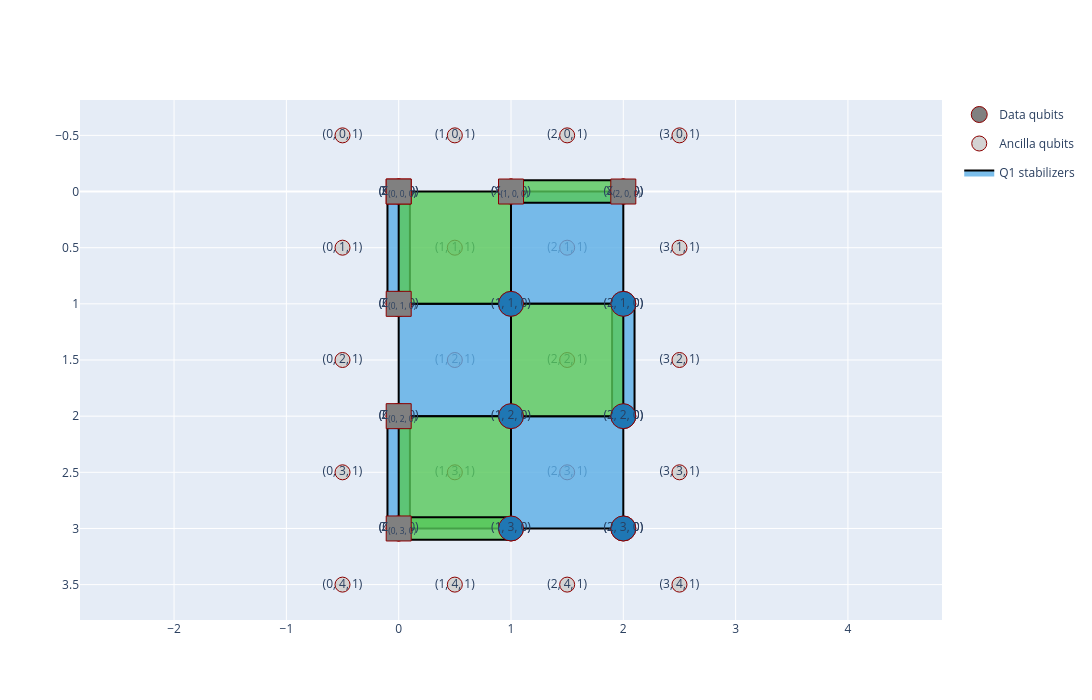

The notebook cell saved with this chart:
### Code cell
d = 3
starting_state = "-"

Q1 = RotSurfCode(
    id="Q1",
    dx=3,
    dz=4,
)
circ = SquareLattice(name="", rows=Q1.dz, cols=Q1.dx)
circ.add_logical_qubit(Q1)

qecplot = QECPlot(circ)
qecplot.plot_logical_qubit("Q1")
qecplot.show()

circ.init("Q1", starting_state)

QEC_rounds_uuids = []

round_uuid = circ.add_par_def_syndrome_extraction_circuit_all_log_qbs()
round_uuid = circ.add_par_def_syndrome_extraction_circuit_all_log_qbs()
round_uuid = circ.add_par_def_syndrome_extraction_circuit_all_log_qbs()
QEC_rounds_uuids.append(round_uuid[0])

if starting_state in [0, 1, "0", "1"]:
    final_RO_id = circ.m_log_z("Q1")
elif starting_state in ["+", "-"]:
    final_RO_id = circ.m_log_x("Q1")
final_RO_id

### Figure 1 — Plotly figure (JSON) as saved in the notebook; plotly's stock layout.template omitted (floating-point values rounded to 4 significant figures)
{"data": [{"hoverinfo": "text", "legendgroup": "qpu_dqbs", "marker": {"color": "gray", "line": {"color": "darkred", "width": 1}, "size": 25, "symbol": "circle"}, "mode": "markers+text", "name": "Data qubits", "showlegend": true, "text": "(0, 0, 0)", "textposition": "middle center", "type": "scatter", "x": [0], "y": [0]}, {"hoverinfo": "text", "legendgroup": "qpu_dqbs", "marker": {"color": "gray", "line": {"color": "darkred", "width": 1}, "size": 25, "symbol": "circle"}, "mode": "markers+text", "name": "Data qubits", "showlegend": false, "text": "(1, 0, 0)", "textposition": "middle center", "type": "scatter", "x": [1], "y": [0]}, {"hoverinfo": "text", "legendgroup": "qpu_dqbs", "marker": {"color": "gray", "line": {"color": "darkred", "width": 1}, "size": 25, "symbol": "circle"}, "mode": "markers+text", "name": "Data qubits", "showlegend": false, "text": "(2, 0, 0)", "textposition": "middle center", "type": "scatter", "x": [2], "y": [0]}, {"hoverinfo": "text", "legendgroup": "qpu_dqbs", "marker": {"color": "gray", "line": {"color": "darkred", "width": 1}, "size": 25, "symbol": "circle"}, "mode": "markers+text", "name": "Data qubits", "showlegend": false, "text": "(0, 1, 0)", "textposition": "middle center", "type": "scatter", "x": [0], "y": [1]}, {"hoverinfo": "text", "legendgroup": "qpu_dqbs", "marker": {"color": "gray", "line": {"color": "darkred", "width": 1}, "size": 25, "symbol": "circle"}, "mode": "markers+text", "name": "Data qubits", "showlegend": false, "text": "(1, 1, 0)", "textposition": "middle center", "type": "scatter", "x": [1], "y": [1]}, {"hoverinfo": "text", "legendgroup": "qpu_dqbs", "marker": {"color": "gray", "line": {"color": "darkred", "width": 1}, "size": 25, "symbol": "circle"}, "mode": "markers+text", "name": "Data qubits", "showlegend": false, "text": "(2, 1, 0)", "textposition": "middle center", "type": "scatter", "x": [2], "y": [1]}, {"hoverinfo": "text", "legendgroup": "qpu_dqbs", "marker": {"color": "gray", "line": {"color": "darkred", "width": 1}, "size": 25, "symbol": "circle"}, "mode": "markers+text", "name": "Data qubits", "showlegend": false, "text": "(0, 2, 0)", "textposition": "middle center", "type": "scatter", "x": [0], "y": [2]}, {"hoverinfo": "text", "legendgroup": "qpu_dqbs", "marker": {"color": "gray", "line": {"color": "darkred", "width": 1}, "size": 25, "symbol": "circle"}, "mode": "markers+text", "name": "Data qubits", "showlegend": false, "text": "(1, 2, 0)", "textposition": "middle center", "type": "scatter", "x": [1], "y": [2]}, {"hoverinfo": "text", "legendgroup": "qpu_dqbs", "marker": {"color": "gray", "line": {"color": "darkred", "width": 1}, "size": 25, "symbol": "circle"}, "mode": "markers+text", "name": "Data qubits", "showlegend": false, "text": "(2, 2, 0)", "textposition": "middle center", "type": "scatter", "x": [2], "y": [2]}, {"hoverinfo": "text", "legendgroup": "qpu_dqbs", "marker": {"color": "gray", "line": {"color": "darkred", "width": 1}, "size": 25, "symbol": "circle"}, "mode": "markers+text", "name": "Data qubits", "showlegend": false, "text": "(0, 3, 0)", "textposition": "middle center", "type": "scatter", "x": [0], "y": [3]}, {"hoverinfo": "text", "legendgroup": "qpu_dqbs", "marker": {"color": "gray", "line": {"color": "darkred", "width": 1}, "size": 25, "symbol": "circle"}, "mode": "markers+text", "name": "Data qubits", "showlegend": false, "text": "(1, 3, 0)", "textposition": "middle center", "type": "scatter", "x": [1], "y": [3]}, {"hoverinfo": "text", "legendgroup": "qpu_dqbs", "marker": {"color": "gray", "line": {"color": "darkred", "width": 1}, "size": 25, "symbol": "circle"}, "mode": "markers+text", "name": "Data qubits", "showlegend": false, "text": "(2, 3, 0)", "textposition": "middle center", "type": "scatter", "x": [2], "y": [3]}, {"hoverinfo": "text", "legendgroup": "qpu_aqbs", "marker": {"color": "lightgray", "line": {"color": "darkred", "width": 1}, "size": 15, "symbol": "circle"}, "mode": "markers+text", "name": "Ancilla qubits", "showlegend": true, "text": "(0, 0, 1)", "textposition": "middle center", "type": "scatter", "x": [-0.5], "y": [-0.5]}, {"hoverinfo": "text", "legendgroup": "qpu_aqbs", "marker": {"color": "lightgray", "line": {"color": "darkred", "width": 1}, "size": 15, "symbol": "circle"}, "mode": "markers+text", "name": "Ancilla qubits", "showlegend": false, "text": "(1, 0, 1)", "textposition": "middle center", "type": "scatter", "x": [0.5], "y": [-0.5]}, {"hoverinfo": "text", "legendgroup": "qpu_aqbs", "marker": {"color": "lightgray", "line": {"color": "darkred", "width": 1}, "size": 15, "symbol": "circle"}, "mode": "markers+text", "name": "Ancilla qubits", "showlegend": false, "text": "(2, 0, 1)", "textposition": "middle center", "type": "scatter", "x": [1.5], "y": [-0.5]}, {"hoverinfo": "text", "legendgroup": "qpu_aqbs", "marker": {"color": "lightgray", "line": {"color": "darkred", "width": 1}, "size": 15, "symbol": "circle"}, "mode": "markers+text", "name": "Ancilla qubits", "showlegend": false, "text": "(3, 0, 1)", "textposition": "middle center", "type": "scatter", "x": [2.5], "y": [-0.5]}, {"hoverinfo": "text", "legendgroup": "qpu_aqbs", "marker": {"color": "lightgray", "line": {"color": "darkred", "width": 1}, "size": 15, "symbol": "circle"}, "mode": "markers+text", "name": "Ancilla qubits", "showlegend": false, "text": "(0, 1, 1)", "textposition": "middle center", "type": "scatter", "x": [-0.5], "y": [0.5]}, {"hoverinfo": "text", "legendgroup": "qpu_aqbs", "marker": {"color": "lightgray", "line": {"color": "darkred", "width": 1}, "size": 15, "symbol": "circle"}, "mode": "markers+text", "name": "Ancilla qubits", "showlegend": false, "text": "(1, 1, 1)", "textposition": "middle center", "type": "scatter", "x": [0.5], "y": [0.5]}, {"hoverinfo": "text", "legendgroup": "qpu_aqbs", "marker": {"color": "lightgray", "line": {"color": "darkred", "width": 1}, "size": 15, "symbol": "circle"}, "mode": "markers+text", "name": "Ancilla qubits", "showlegend": false, "text": "(2, 1, 1)", "textposition": "middle center", "type": "scatter", "x": [1.5], "y": [0.5]}, {"hoverinfo": "text", "legendgroup": "qpu_aqbs", "marker": {"color": "lightgray", "line": {"color": "darkred", "width": 1}, "size": 15, "symbol": "circle"}, "mode": "markers+text", "name": "Ancilla qubits", "showlegend": false, "text": "(3, 1, 1)", "textposition": "middle center", "type": "scatter", "x": [2.5], "y": [0.5]}, {"hoverinfo": "text", "legendgroup": "qpu_aqbs", "marker": {"color": "lightgray", "line": {"color": "darkred", "width": 1}, "size": 15, "symbol": "circle"}, "mode": "markers+text", "name": "Ancilla qubits", "showlegend": false, "text": "(0, 2, 1)", "textposition": "middle center", "type": "scatter", "x": [-0.5], "y": [1.5]}, {"hoverinfo": "text", "legendgroup": "qpu_aqbs", "marker": {"color": "lightgray", "line": {"color": "darkred", "width": 1}, "size": 15, "symbol": "circle"}, "mode": "markers+text", "name": "Ancilla qubits", "showlegend": false, "text": "(1, 2, 1)", "textposition": "middle center", "type": "scatter", "x": [0.5], "y": [1.5]}, {"hoverinfo": "text", "legendgroup": "qpu_aqbs", "marker": {"color": "lightgray", "line": {"color": "darkred", "width": 1}, "size": 15, "symbol": "circle"}, "mode": "markers+text", "name": "Ancilla qubits", "showlegend": false, "text": "(2, 2, 1)", "textposition": "middle center", "type": "scatter", "x": [1.5], "y": [1.5]}, {"hoverinfo": "text", "legendgroup": "qpu_aqbs", "marker": {"color": "lightgray", "line": {"color": "darkred", "width": 1}, "size": 15, "symbol": "circle"}, "mode": "markers+text", "name": "Ancilla qubits", "showlegend": false, "text": "(3, 2, 1)", "textposition": "middle center", "type": "scatter", "x": [2.5], "y": [1.5]}, {"hoverinfo": "text", "legendgroup": "qpu_aqbs", "marker": {"color": "lightgray", "line": {"color": "darkred", "width": 1}, "size": 15, "symbol": "circle"}, "mode": "markers+text", "name": "Ancilla qubits", "showlegend": false, "text": "(0, 3, 1)", "textposition": "middle center", "type": "scatter", "x": [-0.5], "y": [2.5]}, {"hoverinfo": "text", "legendgroup": "qpu_aqbs", "marker": {"color": "lightgray", "line": {"color": "darkred", "width": 1}, "size": 15, "symbol": "circle"}, "mode": "markers+text", "name": "Ancilla qubits", "showlegend": false, "text": "(1, 3, 1)", "textposition": "middle center", "type": "scatter", "x": [0.5], "y": [2.5]}, {"hoverinfo": "text", "legendgroup": "qpu_aqbs", "marker": {"color": "lightgray", "line": {"color": "darkred", "width": 1}, "size": 15, "symbol": "circle"}, "mode": "markers+text", "name": "Ancilla qubits", "showlegend": false, "text": "(2, 3, 1)", "textposition": "middle center", "type": "scatter", "x": [1.5], "y": [2.5]}, {"hoverinfo": "text", "legendgroup": "qpu_aqbs", "marker": {"color": "lightgray", "line": {"color": "darkred", "width": 1}, "size": 15, "symbol": "circle"}, "mode": "markers+text", "name": "Ancilla qubits", "showlegend": false, "text": "(3, 3, 1)", "textposition": "middle center", "type": "scatter", "x": [2.5], "y": [2.5]}, {"hoverinfo": "text", "legendgroup": "qpu_aqbs", "marker": {"color": "lightgray", "line": {"color": "darkred", "width": 1}, "size": 15, "symbol": "circle"}, "mode": "markers+text", "name": "Ancilla qubits", "showlegend": false, "text": "(0, 4, 1)", "textposition": "middle center", "type": "scatter", "x": [-0.5], "y": [3.5]}, {"hoverinfo": "text", "legendgroup": "qpu_aqbs", "marker": {"color": "lightgray", "line": {"color": "darkred", "width": 1}, "size": 15, "symbol": "circle"}, "mode": "markers+text", "name": "Ancilla qubits", "showlegend": false, "text": "(1, 4, 1)", "textposition": "middle center", "type": "scatter", "x": [0.5], "y": [3.5]}, {"hoverinfo": "text", "legendgroup": "qpu_aqbs", "marker": {"color": "lightgray", "line": {"color": "darkred", "width": 1}, "size": 15, "symbol": "circle"}, "mode": "markers+text", "name": "Ancilla qubits", "showlegend": false, "text": "(2, 4, 1)", "textposition": "middle center", "type": "scatter", "x": [1.5], "y": [3.5]}, {"hoverinfo": "text", "legendgroup": "qpu_aqbs", "marker": {"color": "lightgray", "line": {"color": "darkred", "width": 1}, "size": 15, "symbol": "circle"}, "mode": "markers+text", "name": "Ancilla qubits", "showlegend": false, "text": "(3, 4, 1)", "textposition": "middle center", "type": "scatter", "x": [2.5], "y": [3.5]}, {"fill": "toself", "fillcolor": "rgba(90,174,230,0.8)", "hoverinfo": "text", "legendgroup": "stabs_Q1", "line": {"color": "black", "width": 2}, "mode": "lines", "name": "Q1 stabilizers", "showlegend": true, "text": "X<sub>(1, 0, 0)</sub>X<sub>(2, 0, 0)</sub>X<sub>(1, 1, 0)</sub>X<sub>(2, 1, 0)</sub>", "type": "scatter", "x": [1, 2, 2, 1, 1], "y": [0, 0, 1, 1, 0]}, {"fill": "toself", "fillcolor": "rgba(90,174,230,0.8)", "hoverinfo": "text", "legendgroup": "stabs_Q1", "line": {"color": "black", "width": 2}, "mode": "lines", "name": "Q1 stabilizers", "showlegend": false, "text": "X<sub>(0, 1, 0)</sub>X<sub>(1, 1, 0)</sub>X<sub>(0, 2, 0)</sub>X<sub>(1, 2, 0)</sub>", "type": "scatter", "x": [0, 1, 1, 0, 0], "y": [1, 1, 2, 2, 1]}, {"fill": "toself", "fillcolor": "rgba(90,174,230,0.8)", "hoverinfo": "text", "legendgroup": "stabs_Q1", "line": {"color": "black", "width": 2}, "mode": "lines", "name": "Q1 stabilizers", "showlegend": false, "text": "X<sub>(1, 2, 0)</sub>X<sub>(2, 2, 0)</sub>X<sub>(1, 3, 0)</sub>X<sub>(2, 3, 0)</sub>", "type": "scatter", "x": [1, 2, 2, 1, 1], "y": [2, 2, 3, 3, 2]}, {"fill": "toself", "fillcolor": "rgba(90,174,230,0.8)", "hoverinfo": "text", "legendgroup": "stabs_Q1", "line": {"color": "black", "width": 2}, "mode": "lines", "name": "Q1 stabilizers", "showlegend": false, "text": "X<sub>(0, 0, 0)</sub>X<sub>(0, 1, 0)</sub>", "type": "scatter", "x": [-0.1, 0.1, 0.1, -0.1, -0.1], "y": [0, 0, 1, 1, 0]}, {"fill": "toself", "fillcolor": "rgba(90,174,230,0.8)", "hoverinfo": "text", "legendgroup": "stabs_Q1", "line": {"color": "black", "width": 2}, "mode": "lines", "name": "Q1 stabilizers", "showlegend": false, "text": "X<sub>(2, 1, 0)</sub>X<sub>(2, 2, 0)</sub>", "type": "scatter", "x": [1.9, 2.1, 2.1, 1.9, 1.9], "y": [1, 1, 2, 2, 1]}, {"fill": "toself", "fillcolor": "rgba(90,174,230,0.8)", "hoverinfo": "text", "legendgroup": "stabs_Q1", "line": {"color": "black", "width": 2}, "mode": "lines", "name": "Q1 stabilizers", "showlegend": false, "text": "X<sub>(0, 2, 0)</sub>X<sub>(0, 3, 0)</sub>", "type": "scatter", "x": [-0.1, 0.1, 0.1, -0.1, -0.1], "y": [2, 2, 3, 3, 2]}, {"fill": "toself", "fillcolor": "rgba(87,201,90,0.8)", "hoverinfo": "text", "legendgroup": "stabs_Q1", "line": {"color": "black", "width": 2}, "mode": "lines", "name": "Q1 stabilizers", "showlegend": false, "text": "Z<sub>(0, 0, 0)</sub>Z<sub>(1, 0, 0)</sub>Z<sub>(0, 1, 0)</sub>Z<sub>(1, 1, 0)</sub>", "type": "scatter", "x": [0, 1, 1, 0, 0], "y": [0, 0, 1, 1, 0]}, {"fill": "toself", "fillcolor": "rgba(87,201,90,0.8)", "hoverinfo": "text", "legendgroup": "stabs_Q1", "line": {"color": "black", "width": 2}, "mode": "lines", "name": "Q1 stabilizers", "showlegend": false, "text": "Z<sub>(1, 1, 0)</sub>Z<sub>(2, 1, 0)</sub>Z<sub>(1, 2, 0)</sub>Z<sub>(2, 2, 0)</sub>", "type": "scatter", "x": [1, 2, 2, 1, 1], "y": [1, 1, 2, 2, 1]}, {"fill": "toself", "fillcolor": "rgba(87,201,90,0.8)", "hoverinfo": "text", "legendgroup": "stabs_Q1", "line": {"color": "black", "width": 2}, "mode": "lines", "name": "Q1 stabilizers", "showlegend": false, "text": "Z<sub>(0, 2, 0)</sub>Z<sub>(1, 2, 0)</sub>Z<sub>(0, 3, 0)</sub>Z<sub>(1, 3, 0)</sub>", "type": "scatter", "x": [0, 1, 1, 0, 0], "y": [2, 2, 3, 3, 2]}, {"fill": "toself", "fillcolor": "rgba(87,201,90,0.8)", "hoverinfo": "text", "legendgroup": "stabs_Q1", "line": {"color": "black", "width": 2}, "mode": "lines", "name": "Q1 stabilizers", "showlegend": false, "text": "Z<sub>(0, 3, 0)</sub>Z<sub>(1, 3, 0)</sub>", "type": "scatter", "x": [0, 1, 1, 0, 0], "y": [2.9, 2.9, 3.1, 3.1, 2.9]}, {"fill": "toself", "fillcolor": "rgba(87,201,90,0.8)", "hoverinfo": "text", "legendgroup": "stabs_Q1", "line": {"color": "black", "width": 2}, "mode": "lines", "name": "Q1 stabilizers", "showlegend": false, "text": "Z<sub>(1, 0, 0)</sub>Z<sub>(2, 0, 0)</sub>", "type": "scatter", "x": [1, 2, 2, 1, 1], "y": [-0.1, -0.1, 0.1, 0.1, -0.1]}, {"hoverinfo": "text", "legendgroup": "", "marker": {"color": "#1f77b4", "line": {"color": "darkred", "width": 1}, "size": 25, "symbol": "circle"}, "mode": "markers+text", "name": "", "showlegend": false, "text": "(1, 0, 0)", "textposition": "middle center", "type": "scatter", "x": [1], "y": [0]}, {"hoverinfo": "text", "legendgroup": "", "marker": {"color": "#1f77b4", "line": {"color": "darkred", "width": 1}, "size": 25, "symbol": "circle"}, "mode": "markers+text", "name": "", "showlegend": false, "text": "(2, 0, 0)", "textposition": "middle center", "type": "scatter", "x": [2], "y": [0]}, {"hoverinfo": "text", "legendgroup": "", "marker": {"color": "#1f77b4", "line": {"color": "darkred", "width": 1}, "size": 25, "symbol": "circle"}, "mode": "markers+text", "name": "", "showlegend": false, "text": "(1, 1, 0)", "textposition": "middle center", "type": "scatter", "x": [1], "y": [1]}, {"hoverinfo": "text", "legendgroup": "", "marker": {"color": "#1f77b4", "line": {"color": "darkred", "width": 1}, "size": 25, "symbol": "circle"}, "mode": "markers+text", "name": "", "showlegend": false, "text": "(2, 1, 0)", "textposition": "middle center", "type": "scatter", "x": [2], "y": [1]}, {"hoverinfo": "text", "legendgroup": "", "marker": {"color": "#1f77b4", "line": {"color": "darkred", "width": 1}, "size": 25, "symbol": "circle"}, "mode": "markers+text", "name": "", "showlegend": false, "text": "(0, 1, 0)", "textposition": "middle center", "type": "scatter", "x": [0], "y": [1]}, {"hoverinfo": "text", "legendgroup": "", "marker": {"color": "#1f77b4", "line": {"color": "darkred", "width": 1}, "size": 25, "symbol": "circle"}, "mode": "markers+text", "name": "", "showlegend": false, "text": "(0, 2, 0)", "textposition": "middle center", "type": "scatter", "x": [0], "y": [2]}, {"hoverinfo": "text", "legendgroup": "", "marker": {"color": "#1f77b4", "line": {"color": "darkred", "width": 1}, "size": 25, "symbol": "circle"}, "mode": "markers+text", "name": "", "showlegend": false, "text": "(1, 2, 0)", "textposition": "middle center", "type": "scatter", "x": [1], "y": [2]}, {"hoverinfo": "text", "legendgroup": "", "marker": {"color": "#1f77b4", "line": {"color": "darkred", "width": 1}, "size": 25, "symbol": "circle"}, "mode": "markers+text", "name": "", "showlegend": false, "text": "(2, 2, 0)", "textposition": "middle center", "type": "scatter", "x": [2], "y": [2]}, {"hoverinfo": "text", "legendgroup": "", "marker": {"color": "#1f77b4", "line": {"color": "darkred", "width": 1}, "size": 25, "symbol": "circle"}, "mode": "markers+text", "name": "", "showlegend": false, "text": "(1, 3, 0)", "textposition": "middle center", "type": "scatter", "x": [1], "y": [3]}, {"hoverinfo": "text", "legendgroup": "", "marker": {"color": "#1f77b4", "line": {"color": "darkred", "width": 1}, "size": 25, "symbol": "circle"}, "mode": "markers+text", "name": "", "showlegend": false, "text": "(2, 3, 0)", "textposition": "middle center", "type": "scatter", "x": [2], "y": [3]}, {"hoverinfo": "text", "legendgroup": "", "marker": {"color": "#1f77b4", "line": {"color": "darkred", "width": 1}, "size": 25, "symbol": "circle"}, "mode": "markers+text", "name": "", "showlegend": false, "text": "(0, 0, 0)", "textposition": "middle center", "type": "scatter", "x": [0], "y": [0]}, {"hoverinfo": "text", "legendgroup": "", "marker": {"color": "#1f77b4", "line": {"color": "darkred", "width": 1}, "size": 25, "symbol": "circle"}, "mode": "markers+text", "name": "", "showlegend": false, "text": "(0, 3, 0)", "textposition": "middle center", "type": "scatter", "x": [0], "y": [3]}, {"hoverinfo": "text", "legendgroup": "", "marker": {"color": "gray", "line": {"color": "darkred", "width": 1}, "size": 25, "symbol": "square"}, "mode": "markers+text", "name": "", "showlegend": false, "text": "X<sub>(0, 0, 0)</sub>", "textposition": "middle center", "type": "scatter", "x": [0], "y": [0]}, {"hoverinfo": "text", "legendgroup": "", "marker": {"color": "gray", "line": {"color": "darkred", "width": 1}, "size": 25, "symbol": "square"}, "mode": "markers+text", "name": "", "showlegend": false, "text": "X<sub>(1, 0, 0)</sub>", "textposition": "middle center", "type": "scatter", "x": [1], "y": [0]}, {"hoverinfo": "text", "legendgroup": "", "marker": {"color": "gray", "line": {"color": "darkred", "width": 1}, "size": 25, "symbol": "square"}, "mode": "markers+text", "name": "", "showlegend": false, "text": "X<sub>(2, 0, 0)</sub>", "textposition": "middle center", "type": "scatter", "x": [2], "y": [0]}, {"hoverinfo": "text", "legendgroup": "", "marker": {"color": "gray", "line": {"color": "darkred", "width": 1}, "size": 25, "symbol": "square"}, "mode": "markers+text", "name": "", "showlegend": false, "text": "Z<sub>(0, 0, 0)</sub>", "textposition": "middle center", "type": "scatter", "x": [0], "y": [0]}, {"hoverinfo": "text", "legendgroup": "", "marker": {"color": "gray", "line": {"color": "darkred", "width": 1}, "size": 25, "symbol": "square"}, "mode": "markers+text", "name": "", "showlegend": false, "text": "Z<sub>(0, 1, 0)</sub>", "textposition": "middle center", "type": "scatter", "x": [0], "y": [1]}, {"hoverinfo": "text", "legendgroup": "", "marker": {"color": "gray", "line": {"color": "darkred", "width": 1}, "size": 25, "symbol": "square"}, "mode": "markers+text", "name": "", "showlegend": false, "text": "Z<sub>(0, 2, 0)</sub>", "textposition": "middle center", "type": "scatter", "x": [0], "y": [2]}, {"hoverinfo": "text", "legendgroup": "", "marker": {"color": "gray", "line": {"color": "darkred", "width": 1}, "size": 25, "symbol": "square"}, "mode": "markers+text", "name": "", "showlegend": false, "text": "Z<sub>(0, 3, 0)</sub>", "textposition": "middle center", "type": "scatter", "x": [0], "y": [3]}], "layout": {"height": 700, "showlegend": true, "width": 1100, "xaxis": {"anchor": "y", "domain": [0, 1], "showgrid": true, "visible": true, "zeroline": false}, "yaxis": {"anchor": "x", "autorange": "reversed", "domain": [0, 1], "scaleanchor": "x", "scaleratio": 1, "showgrid": true, "visible": true}}}
